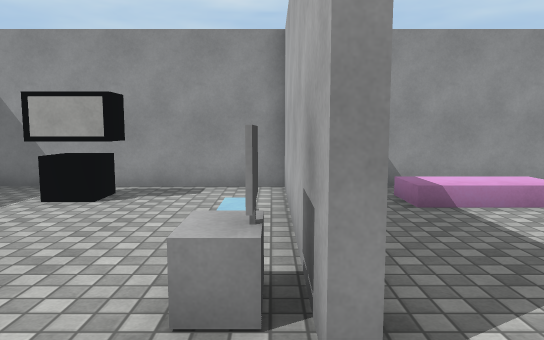
[1] (above)

15 first-person views from a walk through a 3-D level made in the Unity game engine. The camera is 1.4 m above the floor, tilts 6° down and sees 70° across. The floor is counted in squares, 1 m on a side. Each view is taken from the middle of a square. On the plan, view 1 faces up. The plan holds only what a view shows up to about 16 squares ahead; the rest is blank. The place goes on beyond the plan. The player character is not drawn. Door leaves are left out, so doorways stand open. Surface patterns are stand-ins for the level's own textures.

[2]
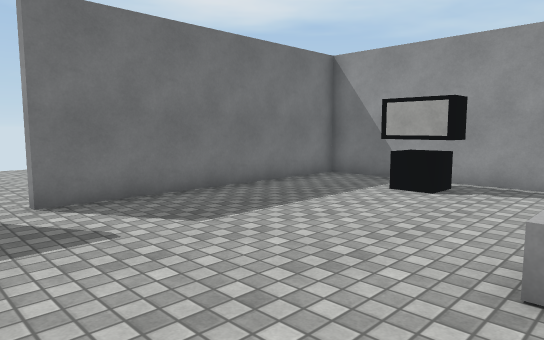

[3]
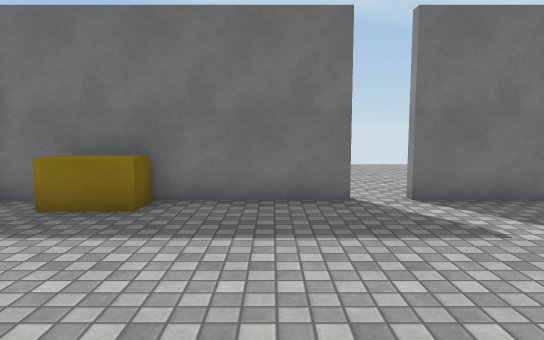

[4]
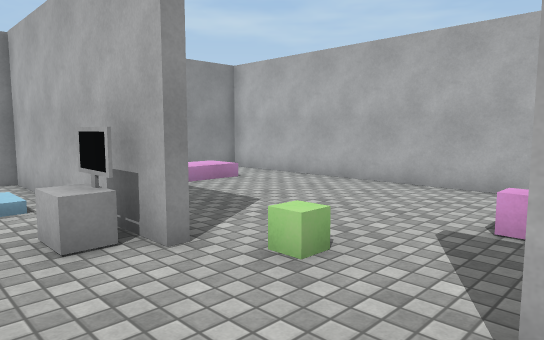

[5]
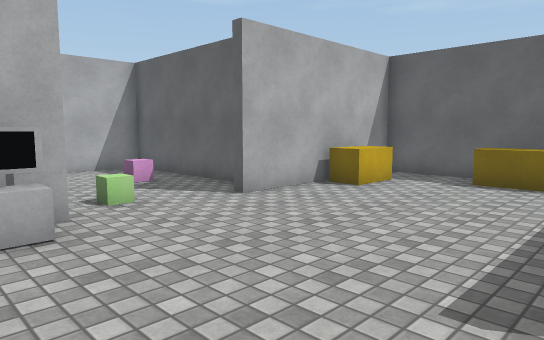

[6]
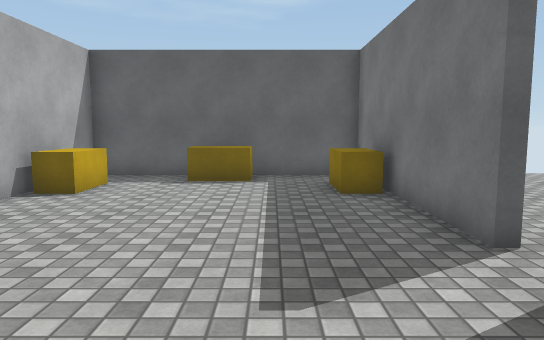

[7]
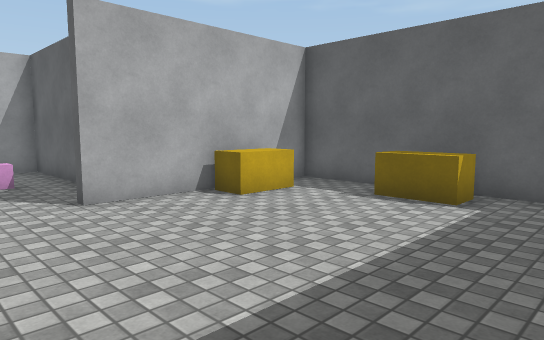

[8]
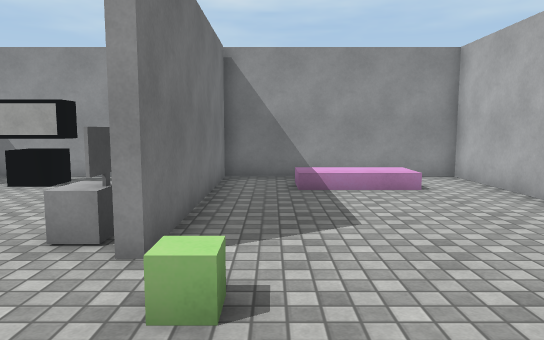

[9]
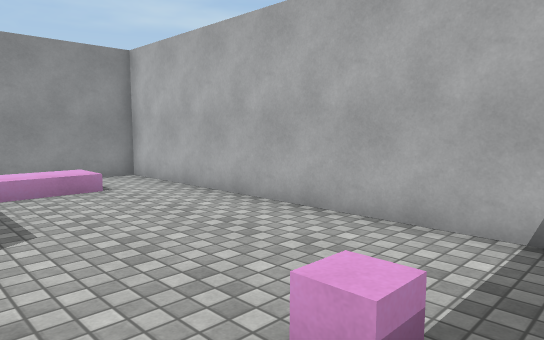

[10]
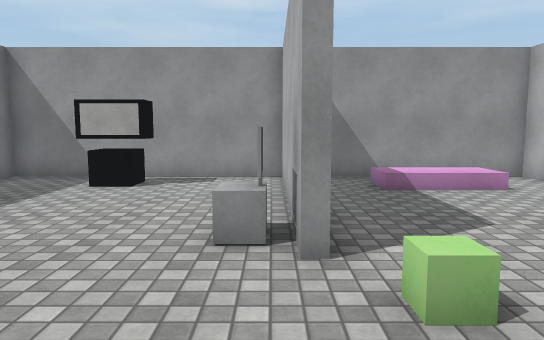

[11]
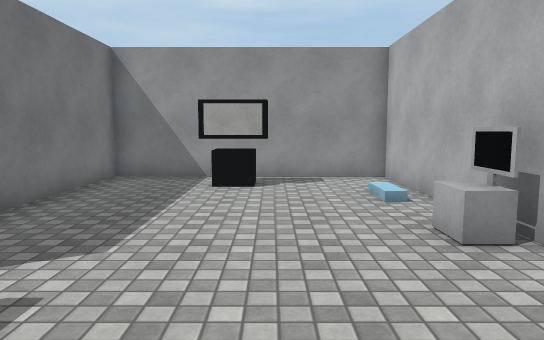

[12]
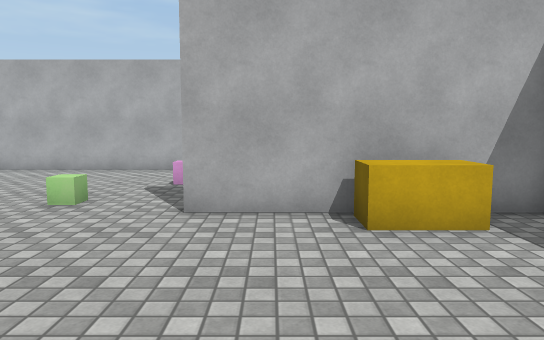

[13]
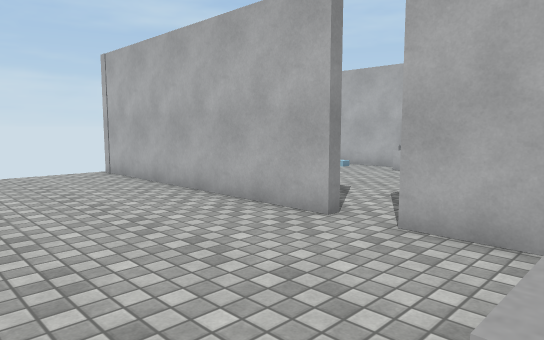

[14]
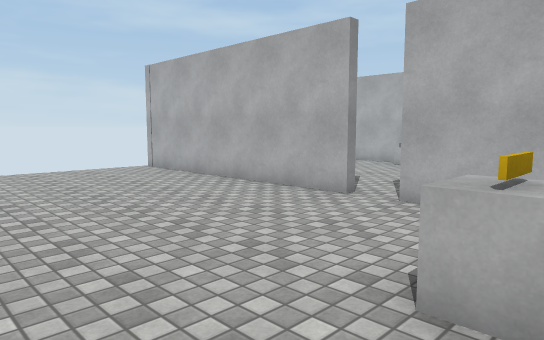

[15]
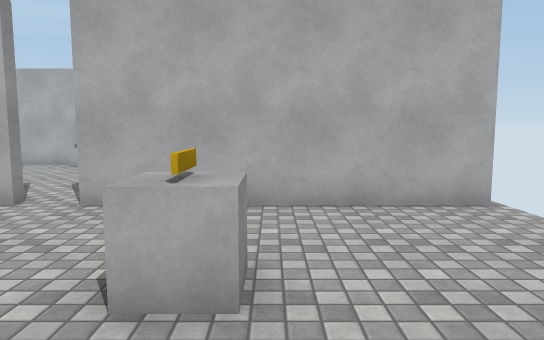

### Floor plan
Key: @ floor where view 1 was taken; . floor; / step, stairs or slope; D open door; H house; C computer; B block; U cube; G grey cube; O other object.
Columns run from 15 left of view 1 to 8 right of it. Each row starts with its distance up from view 1.
 10        HHHHHHHH HHHHHHH
  9   .....H.......H...  ..H
  8   .....H..CCC..H..///..H
  7   .....H.......H..///..H
  6   .....H.......H.......H
  5   .....H.......H.......H
  4  ......H.......H.......H
  3 .......H......OO.......H
  2 .......H.......H.......H
  1 .......H...............H
  0  ......D.......@.......H
 -1  ......H...........U...H
 -2  ......H........H......H
 -3   .GG..H........HHHHHHH
 -4 . .G...HB......BH
 -5   .....HB.....BBH
 -6   .....HB..BB.BBH
 -7   .....H...BB...H
 -8      ..HHHHHHHHHH

Positions as (right, up) in squares from view 1, and headings:
1: (0, 0), facing up
2: (0, -1), facing up-left
3: (0, -2), facing left
4: (-2, -2), facing up-right
5: (-6, 4), facing down-right
6: (-5, 4), facing down
7: (-7, 1), facing down-right
8: (2, -2), facing up
9: (2, -2), facing up-right
10: (0, -2), facing up
11: (-3, -2), facing up
12: (-6, -3), facing right
13: (-13, -3), facing up-right
14: (-15, -4), facing up-right
15: (-15, -4), facing right
